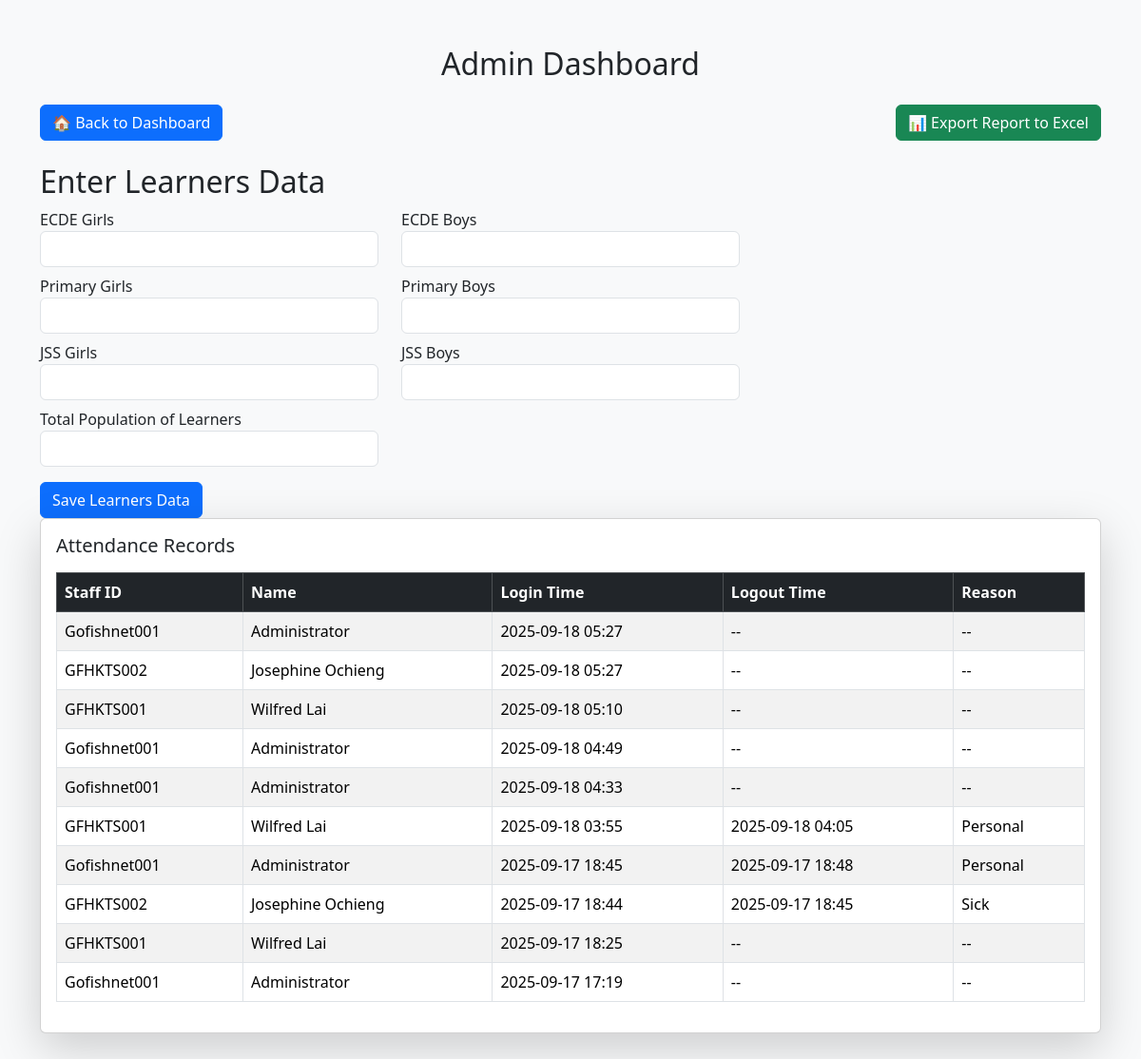
Before: /admin (signed in) with the older database file.
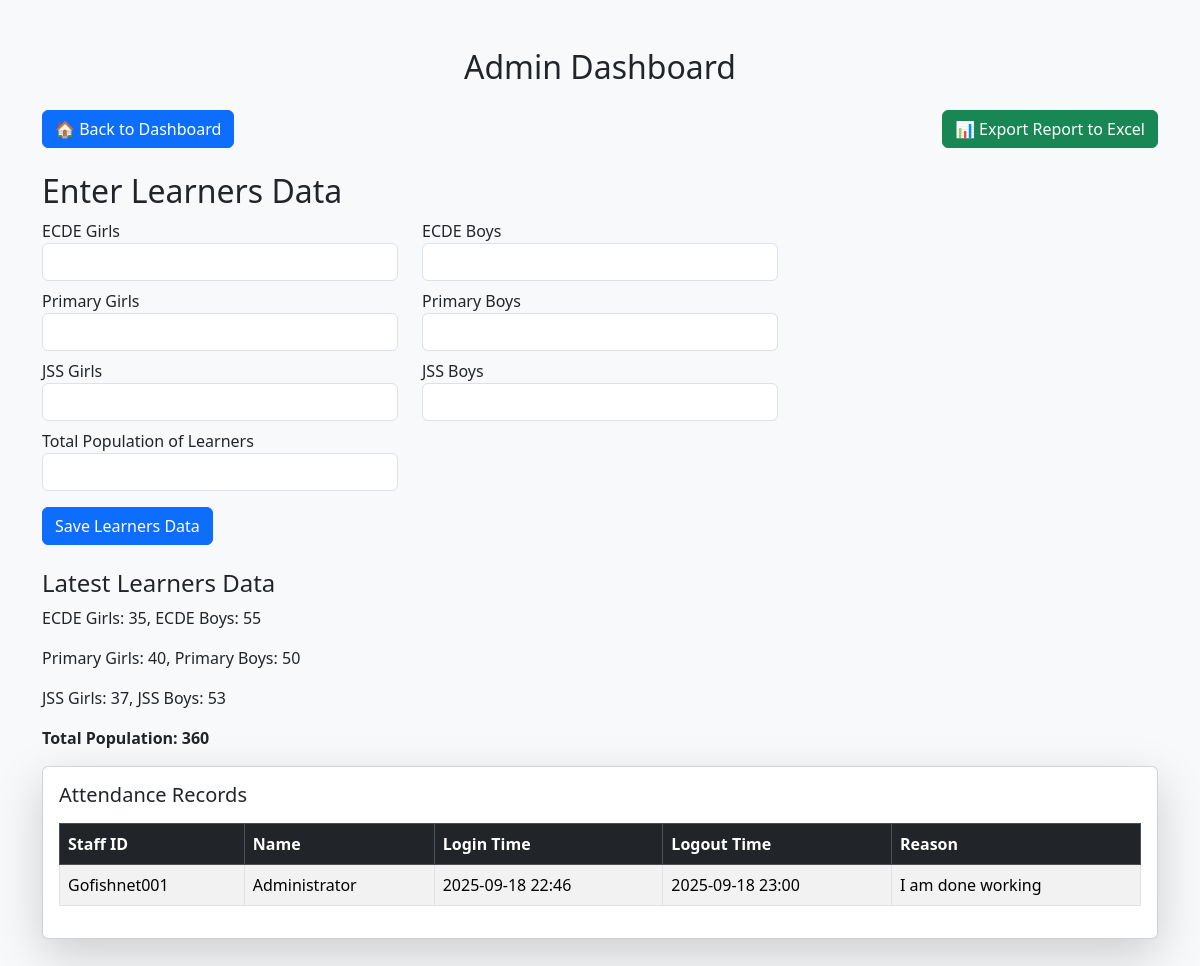
After: the same page with the newer database file.
### models.py (models this page shows)
class Attendance(db.Model):
    id = db.Column(db.Integer, primary_key=True)
    staff_id = db.Column(db.String(50), db.ForeignKey('staff.staff_id'))
    staff = db.relationship('Staff', backref='attendances', lazy=True)
    login_time = db.Column(db.DateTime, default=datetime.utcnow)
    logout_time = db.Column(db.DateTime)
    logout_reason = db.Column(db.String(200))

class Staff(db.Model):
    id = db.Column(db.Integer, primary_key=True)
    staff_id = db.Column(db.String(50), unique=True, nullable=False)
    name = db.Column(db.String(100), nullable=False)
    email = db.Column(db.String(120))  # can be empty initially
    password = db.Column(db.String(100), default='123456')  # initial password
    is_class_teacher = db.Column(db.Boolean, default=False)
    grade_assigned = db.Column(db.String(50))
    subjects = db.Column(db.String(200))
    syllabus_coverage = db.Column(db.Text)
    is_admin = db.Column(db.Boolean, default=False)  # admin column

class Learners(db.Model):
    id = db.Column(db.Integer, primary_key=True)
    ecde_girls = db.Column(db.Integer, nullable=False, default=0)
    ecde_boys = db.Column(db.Integer, nullable=False, default=0)
    primary_girls = db.Column(db.Integer, nullable=False, default=0)
    primary_boys = db.Column(db.Integer, nullable=False, default=0)
    jss_girls = db.Column(db.Integer, nullable=False, default=0)
    jss_boys = db.Column(db.Integer, nullable=False, default=0)
    total_population = db.Column(db.Integer, nullable=False, default=0)
    created_at = db.Column(db.DateTime, default=datetime.utcnow)

### app.py (the view, shortened to what this page needs)
@app.route('/admin', methods=['GET', 'POST'])
def admin_dashboard():
    if 'staff_id' not in session:
        flash('Please login first.', 'danger')
        return redirect(url_for('login'))
    staff = Staff.query.filter_by(staff_id=session['staff_id']).first()
    if not staff or not staff.is_admin:
        flash('Access denied.', 'danger')
        return redirect(url_for('dashboard'))
    records = Attendance.query.order_by(Attendance.login_time.desc()).all()
    summary = summarize_early_departures()
    from forms import LearnersDataForm
    form = LearnersDataForm()
    latest_learners = Learners.query.order_by(Learners.created_at.desc()).first()
    return render_template(
        'admin.html',
        records=records,
        summary=summary,
        form=form,
        learners=latest_learners
    )

### forms.py
class LearnersDataForm(FlaskForm):
    ecde_girls = IntegerField('ECDE Girls', validators=[DataRequired(), NumberRange(min=0)])
    ecde_boys = IntegerField('ECDE Boys', validators=[DataRequired(), NumberRange(min=0)])
    primary_girls = IntegerField('Primary Girls', validators=[DataRequired(), NumberRange(min=0)])
    primary_boys = IntegerField('Primary Boys', validators=[DataRequired(), NumberRange(min=0)])
    jss_girls = IntegerField('JSS Girls', validators=[DataRequired(), NumberRange(min=0)])
    jss_boys = IntegerField('JSS Boys', validators=[DataRequired(), NumberRange(min=0)])
    total_population = IntegerField('Total Population of Learners', validators=[DataRequired(), NumberRange(min=0)])
    submit = SubmitField('Save Learners Data')

### app.py (called while the page is built)
def summarize_early_departures():
    records = Attendance.query.order_by(Attendance.login_time.desc()).all()
    cutoff = time(16, 30)  # 4:30pm
    summary = collections.Counter()
    for rec in records:
        if rec.logout_time:
            if rec.logout_time.weekday() < 5:  # Mon-Fri only
                if rec.logout_time.time() < cutoff:
                    summary[rec.staff_id] += 1
    return summary

### templates/admin.html (shortened to what this page needs)
<!doctype html>
<html lang="en">
<head>
    <link href="https://cdn.jsdelivr.net/npm/bootstrap@5.3.2/dist/css/bootstrap.min.css" rel="stylesheet">
</head>
<body class="bg-light">
<div class="container py-5">
    <h2 class="mb-4 text-center">Admin Dashboard</h2>
<div class="mb-3 d-flex justify-content-between">
    <a href="{{ url_for('dashboard') }}" class="btn btn-primary">
        🏠 Back to Dashboard
    </a>
    <a href="{{ url_for('export_reports') }}" class="btn btn-success">
        📊 Export Report to Excel
    </a>
</div>
<h2 class="mt-4">Enter Learners Data</h2>
<form method="POST">
    <div class="row">
        <div class="col-md-4">{{ form.ecde_girls.label }} {{ form.ecde_girls(class="form-control") }}</div>
        <div class="col-md-4">{{ form.ecde_boys.label }} {{ form.ecde_boys(class="form-control") }}</div>
    </div>
    <div class="row mt-2">
        <div class="col-md-4">{{ form.primary_girls.label }} {{ form.primary_girls(class="form-control") }}</div>
        <div class="col-md-4">{{ form.primary_boys.label }} {{ form.primary_boys(class="form-control") }}</div>
    </div>
    <div class="row mt-2">
        <div class="col-md-4">{{ form.jss_girls.label }} {{ form.jss_girls(class="form-control") }}</div>
        <div class="col-md-4">{{ form.jss_boys.label }} {{ form.jss_boys(class="form-control") }}</div>
    </div>
    <div class="row mt-2">
        <div class="col-md-4">{{ form.total_population.label }} {{ form.total_population(class="form-control") }}</div>
    </div>
    <button type="submit" class="btn btn-primary mt-3">Save Learners Data</button>
</form>
{% if learners %}
<div class="mt-4">
    <h4>Latest Learners Data</h4>
    <p>ECDE Girls: {{ learners.ecde_girls }}, ECDE Boys: {{ learners.ecde_boys }}</p>
    <p>Primary Girls: {{ learners.primary_girls }}, Primary Boys: {{ learners.primary_boys }}</p>
    <p>JSS Girls: {{ learners.jss_girls }}, JSS Boys: {{ learners.jss_boys }}</p>
    <p><b>Total Population: {{ learners.total_population }}</b></p>
</div>
{% endif %}
    <div class="card shadow-lg">
        <div class="card-body">
            <h5 class="card-title mb-3">Attendance Records</h5>
            <div class="table-responsive">
                <table class="table table-bordered table-striped align-middle">
                    <thead class="table-dark">
                        <tr>
                            <th>Staff ID</th>
                            <th>Name</th>
                            <th>Login Time</th>
                            <th>Logout Time</th>
                            <th>Reason</th>
                        </tr>
                    </thead>
                    <tbody>
                        {% for record in records %}
                        <tr>
                            <td>{{ record.staff_id }}</td>
                            <td>{{ record.staff.name }}</td>
                            <td>{{ record.login_time.strftime('%Y-%m-%d %H:%M') }}</td>
                            <td>{% if record.logout_time %}{{ record.logout_time.strftime('%Y-%m-%d %H:%M') }}{% else %}--{% endif %}</td>
                            <td>{{ record.logout_reason or '--' }}</td>
                        </tr>
                        {% endfor %}
                    </tbody>
                </table>
            </div>
        </div>
    </div>
</div>
</body>
</html>

Changed rows visible on the page:
removed Attendance: staff_id "Gofishnet001", staff.name "Administrator", login_time "2025-09-18 05:27", logout_reason "--"
removed Attendance: staff_id "GFHKTS002", staff.name "Josephine Ochieng", login_time "2025-09-18 05:27", logout_reason "--"
removed Attendance: staff_id "GFHKTS001", staff.name "Wilfred Lai", login_time "2025-09-18 05:10", logout_reason "--"
removed Attendance: staff_id "Gofishnet001", staff.name "Administrator", login_time "2025-09-18 04:49", logout_reason "--"
removed Attendance: staff_id "Gofishnet001", staff.name "Administrator", login_time "2025-09-18 04:33", logout_reason "--"
removed Attendance: staff_id "GFHKTS001", staff.name "Wilfred Lai", login_time "2025-09-18 03:55", logout_time "2025-09-18 04:05", logout_reason "Personal"
removed Attendance: staff_id "Gofishnet001", staff.name "Administrator", login_time "2025-09-17 18:45", logout_time "2025-09-17 18:48", logout_reason "Personal"
removed Attendance: staff_id "GFHKTS002", staff.name "Josephine Ochieng", login_time "2025-09-17 18:44", logout_time "2025-09-17 18:45", logout_reason "Sick"
removed Attendance: staff_id "GFHKTS001", staff.name "Wilfred Lai", login_time "2025-09-17 18:25", logout_reason "--"
added Learners: ecde_girls "35", ecde_boys "55", primary_girls "40", primary_boys "50", jss_girls "37", jss_boys "53", total_population "360"
changed Attendance "Gofishnet001": login_time "2025-09-17 17:19" → "2025-09-18 22:46"; logout_time (not shown) → "2025-09-18 23:00"; logout_reason "--" → "I am done working"; no longer shows "--"
Other visible differences:
text now shown: "Latest Learners Data ECDE Girls: , ECDE Boys: Primary Girls: , Primary Boys: JSS Girls: , JSS Boys: Total Population:"
